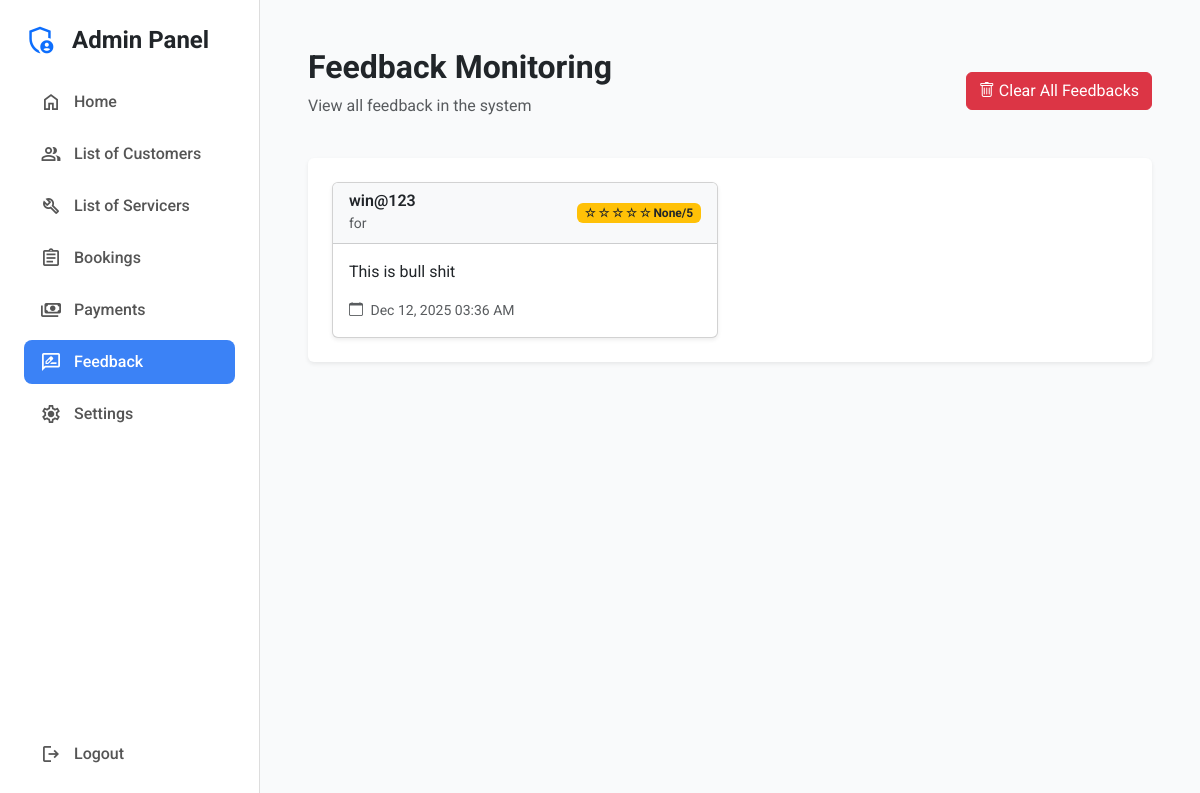
Page /monitor/feedback/ (signed in) on the earlier database version.
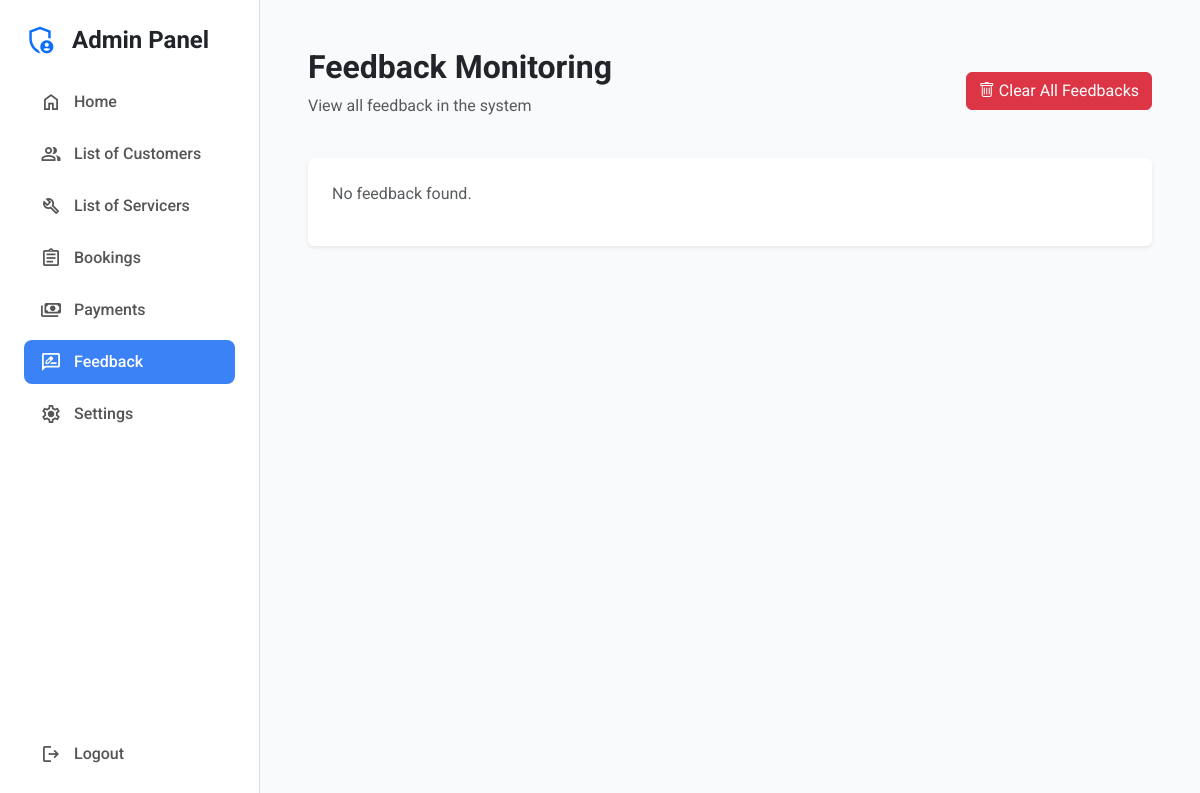
Same page on the later database version.
### accounts/models.py (models this page shows, shortened)
class Feedback(models.Model):
    RATING_CHOICES = [
        (1, '1 Star'),
        (2, '2 Stars'),
        (3, '3 Stars'),
        (4, '4 Stars'),
        (5, '5 Stars'),
    ]
    user = models.ForeignKey(settings.AUTH_USER_MODEL, on_delete=models.CASCADE, related_name='feedbacks')
    booking = models.OneToOneField(
        'Booking',
        on_delete=models.CASCADE,
        related_name='feedback',
        blank=True,
        null=True,
        help_text="One feedback per booking"
    )
    servicer = models.ForeignKey(
        'Servicer',
        on_delete=models.CASCADE,
        related_name='feedbacks',
        blank=True,
        null=True,
        help_text="Servicer who completed the service"
    )
    rating = models.IntegerField(
        choices=RATING_CHOICES,
        blank=True,
        null=True,
        help_text="Rating from 1 to 5 stars"
    )
    message = models.TextField(help_text="Feedback message")
    created_at = models.DateTimeField(auto_now_add=True)
    class Meta:
        ordering = ['-created_at']
        verbose_name_plural = 'Feedback'

class User(AbstractUser):
    ROLE_CHOICES = (
        ('USER', 'User'),
        ('SERVICER', 'Servicer'),
        ('ADMIN', 'Admin'),
    )
    email = models.EmailField(unique=True, verbose_name='email address')
    phone_validator = RegexValidator(
        regex=r'^\d{10}$',
        message='Phone number must be exactly 10 digits.'
    )
    phone = models.CharField(
        max_length=10,
        validators=[phone_validator],
        verbose_name='phone number',
        help_text='Phone number must be exactly 10 digits'
    )
    role = models.CharField(
        max_length=20,
        choices=ROLE_CHOICES,
        default='USER',
        verbose_name='user role'
    )
    address = models.TextField(
        blank=True,
        null=True,
        verbose_name='address',
        help_text='Street address'
    )
    city = models.CharField(
        max_length=100,
        blank=True,
        null=True,
        verbose_name='city'
    )
    state = models.CharField(
        max_length=100,
        blank=True,
        null=True,
        verbose_name='state'
    )
    pincode = models.CharField(
        max_length=10,
        blank=True,
        null=True,
        verbose_name='pincode'
    )
    location = models.CharField(
        max_length=100,
        blank=True,
        null=True,
        verbose_name='location',
        help_text='Service center location'
    )
    work_types = models.CharField(
        max_length=200,
        blank=True,
        null=True,
        verbose_name='work types',
        help_text='Types of work the servicer can do (comma-separated)'
    )
    available_time = models.CharField(
        max_length=100,
        blank=True,
        null=True,
        verbose_name='available time',
        help_text='Available working hours',
        default='9:00 AM - 6:00 PM'
    )

### accounts/views.py (the view)
# urls.py: path('monitor/feedback/', views.admin_feedback, name='admin_feedback'),
@login_required
@admin_role_required
def admin_feedback(request):
    if request.method == "POST" and 'clear_feedbacks' in request.POST:
        Feedback.objects.all().delete()
        messages.success(request, "All feedbacks cleared successfully!")
        return redirect("admin_feedback")
    feedbacks = Feedback.objects.select_related('user', 'servicer', 'booking').order_by('-created_at')
    return render(request, "admin_feedback.html", {
        "feedbacks": feedbacks,
    })

### accounts/context_processors.py (called while the page is built)
def system_settings(request):
    try:
        settings = SystemSettings.get_settings()
    except Exception:
        settings = SystemSettings.objects.first()
        if not settings:
            settings = SystemSettings.objects.create(pk=1)
    return {
        'system_settings': settings,
    }

### accounts/models.py (called while the page is built)
    @classmethod
    def get_settings(cls):
        settings, created = cls.objects.get_or_create(pk=1)
        return settings

### accounts/views.py (called while the page is built, shortened)
def admin_role_required(view_func):
    @wraps(view_func)
    def wrapper(request, *args, **kwargs):
        if not request.user.is_authenticated:
            return redirect('admin_login')
        return view_func(request, *args, **kwargs)
    return wrapper

### accounts/templates/admin_feedback.html (shortened to what this page needs)
{% extends "admin_sidebar.html" %}
{% block content %}
<main class="flex-grow-1 p-4">
    <header class="mb-4 d-flex justify-content-between align-items-center">
        <div>
            <h2 class="fw-bold">Feedback Monitoring</h2>
            <p class="text-muted">View all feedback in the system</p>
        </div>
        <form method="POST" class="d-inline">
            <button type="submit" class="btn btn-danger" onclick="return confirm('Are you sure you want to clear all feedbacks? This action cannot be undone.')">
                <i class="bi bi-trash"></i> Clear All Feedbacks
            </button>
        </form>
    </header>
    <div class="bg-white p-4 rounded shadow-sm">
        {% if feedbacks %}
            <div class="row g-4">
                {% for feedback in feedbacks %}
                <div class="col-md-6">
                    <div class="card h-100 shadow-sm">
                        <div class="card-header bg-light">
                            <div class="d-flex justify-content-between align-items-center">
                                <div>
                                    <h6 class="mb-0 fw-semibold">{{ feedback.user.username }}</h6>
                                    <small class="text-muted">for {{ feedback.servicer.name }}</small>
                                </div>
                                <span class="badge bg-warning text-dark">
                                    {% for i in "12345" %}
                                        {% if forloop.counter <= feedback.rating %}
                                            ⭐
                                        {% else %}
                                            ☆
                                        {% endif %}
                                    {% endfor %}
                                    {{ feedback.rating }}/5
                                </span>
                            </div>
                        </div>
                        <div class="card-body">
                            <p class="mb-3">{{ feedback.message }}</p>
                            <div class="d-flex justify-content-between align-items-center">
                                <small class="text-muted">
                                    <i class="bi bi-calendar me-1"></i>
                                    {{ feedback.created_at|date:"M d, Y h:i A" }}
                                </small>
                            </div>
                        </div>
                    </div>
                </div>
                {% endfor %}
            </div>
        {% else %}
            <p class="text-muted">No feedback found.</p>
        {% endif %}
    </div>
</main>
{% endblock %}

Differences in the rows shown:
removed Feedback: user.username "win@123", rating "None", message "This is bull shit", created_at "Dec 12, 2025 03:36 AM"
Other differences:
text now shown: "No feedback found."
